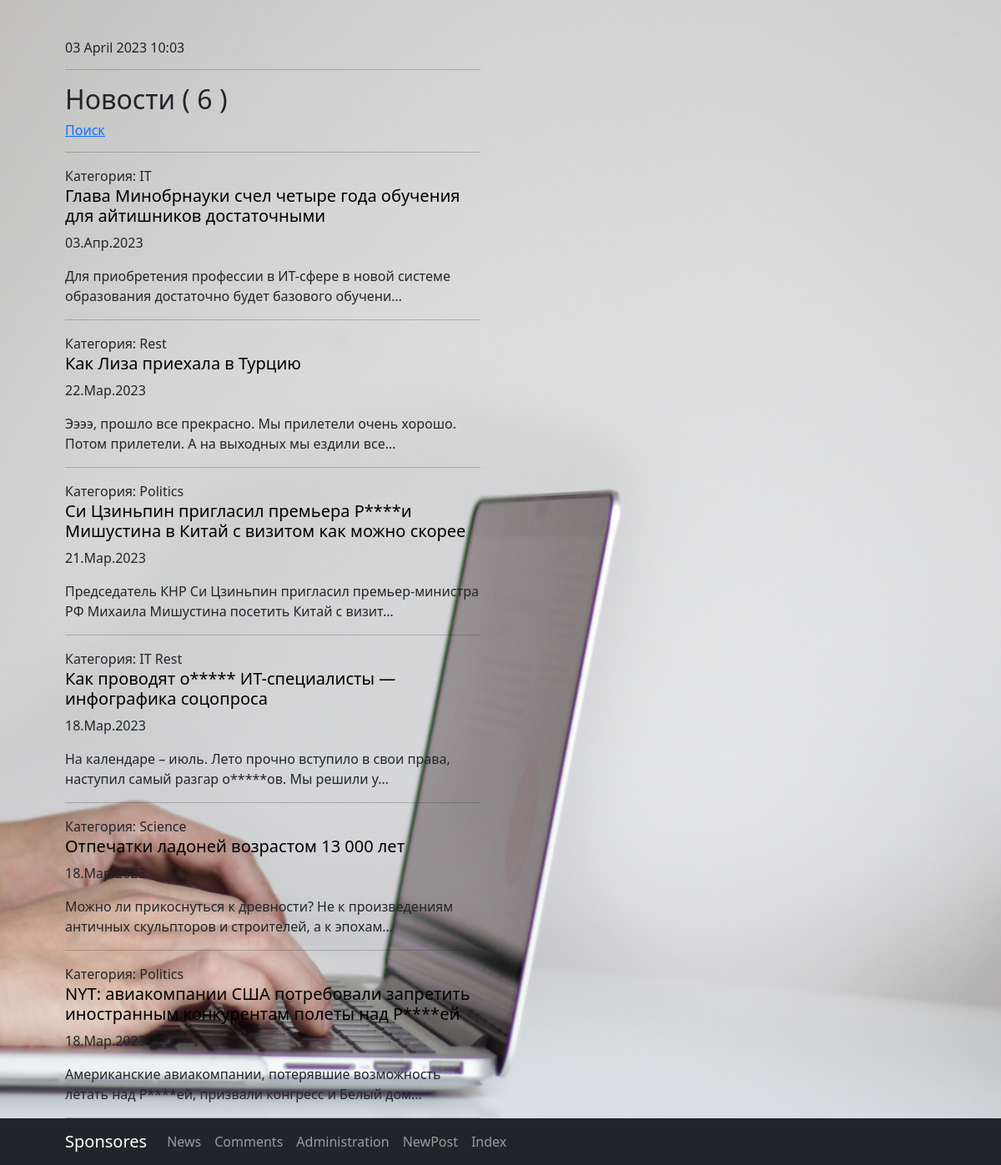
Page /news/ on the committed database.
### News/models.py (models this page shows, shortened)
class Post(models.Model):
    NEWS = 'NE'
    ARTICLE = 'AR'
    POSTTYPES = [
        (NEWS, 'Новость'),
        (ARTICLE, 'Статья'),
    ]
    post_author = models.ForeignKey(Author, on_delete=models.CASCADE, verbose_name='Автор')
    post_type = models.CharField(max_length=2, choices=POSTTYPES, default=NEWS, verbose_name='Тип поста')
    post_time_in = models.DateTimeField(auto_now_add=True, verbose_name='Дата публикации')
    post_category = models.ManyToManyField(Category, through='PostCategory', verbose_name='Категория поста')
    post_title = models.CharField(max_length=255, verbose_name='Заголовок')
    post_text = models.TextField(verbose_name='Текст')
    post_rating = models.FloatField(default=0, verbose_name='Рейтинг')
    class Meta:
        verbose_name = 'Пост'
        verbose_name_plural = 'Посты'
        ordering = ['-post_time_in']

class Category(models.Model):
    category_name = models.CharField(max_length=255, unique=True)
    class Meta:
        verbose_name = 'Категория'
        verbose_name_plural = 'Категории'

### News/views.py (the view)
# urls.py: path('', PostList.as_view(), name='post_list'),
class PostList(ListView):
    model = Post
    ordering = '-post_time_in'
    template_name = 'posts.html'
    context_object_name = 'post'
    paginate_by = 10
    def get_context_data(self, **kwargs):
        context = super().get_context_data(**kwargs)
        context['time_now'] = datetime.now()
        return context

### News/templatetags/custom_filters.py (called while the page is built)
@register.filter()
def censor(text):
    bad_words = ['bad', 'author', 'better', 'but', 'отпуск', 'Росси']
    if type(text) == str:
        for i in bad_words:
            text = text.replace(i[1:], '*' * len(i[1:]))
    return text

### News/templatetags/custom_tags.py (called while the page is built)
@register.simple_tag()
def current_time(format_string='%d %B %Y %H:%M'):
    return datetime.now().strftime(format_string)

### News/templates/posts.html (shortened to what this page needs)
{% extends 'flatpages/default.html' %}
{% load custom_filters %}
{% load custom_tags %}
{% block content %}
<h6>{% current_time %}</h6>
   <hr>
<h2>Новости ( {{ page_obj.paginator.count }} )</h2>
<a class="my link" href="/news/search"><h6>Поиск</h6></a>
   <hr>
   {% if post %}
        {% for post in post %}
            Категория: {% for cat in post.post_category.all %}
            {{ cat.category_name }}
            {% endfor %}
            <a class="mylink" href="/news/{{ post.id }}"><h5>{{ post.post_title|censor }}</h5></a>
            <p>{{ post.post_time_in|date:'d.M.Y'}}</p>
            <p>{{ post.post_text|truncatechars:100|censor }}</p>
            <hr>
        {% endfor %}
    {% else %}
       <h2>Новостей нет!</h2>
    {% endif %}
{% endblock content %}

### News/templates/posts.html (style rules this page uses)
.mylink { color:black; text-decoration: none }

### rows in the picture
Post: post_title|censor "Глава Минобрнауки счел четыре года обучения для айтишников достаточными", post_time_in "03.Апр.2023", post_text|censor "Для приобретения профессии в ИТ-сфере в новой системе образования достаточно будет базового обучени…"
Category: category_name "IT"
Post: post_title|censor "Как Лиза приехала в Турцию", post_time_in "22.Мар.2023", post_text|censor "Ээээ, прошло все прекрасно. Мы прилетели очень хорошо. Потом прилетели. А на выходных мы ездили все…"
Category: category_name "Rest"
Post: post_title|censor "Си Цзиньпин пригласил премьера Р****и Мишустина в Китай с визитом как можно скорее", post_time_in "21.Мар.2023", post_text|censor "Председатель КНР Си Цзиньпин пригласил премьер-министра РФ Михаила Мишустина посетить Китай с визит…"
Category: category_name "Politics"
Post: post_title|censor "Как проводят о***** ИТ-специалисты — инфографика соцопроса", post_time_in "18.Мар.2023", post_text|censor "На календаре – июль. Лето прочно вступило в свои права, наступил самый разгар о*****ов. Мы решили у…"
Post: post_title|censor "Отпечатки ладоней возрастом 13 000 лет", post_time_in "18.Мар.2023", post_text|censor "Можно ли прикоснуться к древности? Не к произведениям античных скульпторов и строителей, а к эпохам…"
Category: category_name "Science"
Post: post_title|censor "NYT: авиакомпании США потребовали запретить иностранным конкурентам полеты над Р****ей", post_time_in "18.Мар.2023", post_text|censor "Американские авиакомпании, потерявшие возможность летать над Р****ей, призвали конгресс и Белый дом…"

### other values in the picture
{{ page_obj.paginator.count }} "6"
